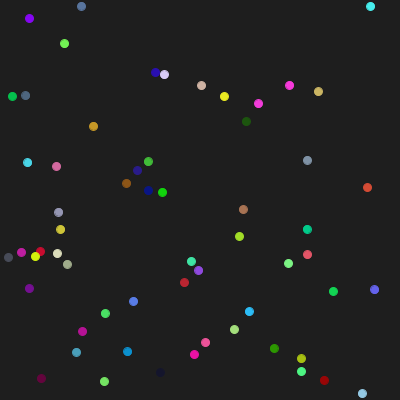
Frame 1 (no input)
Frame 60 (the mouse pressed at the canvas centre just before this capture): identical to frame 1, image omitted
Frame 120 (the mouse held since frame 60 and released just before this capture): identical to frame 1, image omitted

The Processing sketch that drew this single still picture (run headless with seeded random() and noise(); from frame 60 on, the mouse is pressed at the canvas centre):

// Processing sketch: boid
// ── boid.pde
class Vec2{
  Vec2(float inx, float iny){
    x = inx;
    y = iny;
  }
  float x;
  float y;
}

class Bird{
  Bird(Vec2 inPos, Vec2 inVel, int inR, int inG, int inB){
    position = inPos;
    velocity = inVel;
    r = inR;
    g = inG;
    b = inB;
  }
  Vec2 position;
  Vec2 velocity;
  int r, g, b;
}

int windowX=400, windowY = 400;
int numOfBird = 60;
boolean startFlag = false;
Bird[] birds;

void rule1(int index)
{
  Vec2 center = new Vec2(0,0);
  for(int i =0; i != numOfBird;i++){
    if(i != index)
    {
      center.x += birds[i].position.x;
      center.y += birds[i].position.y;
    }
  }
  center.x /= numOfBird -1;
  center.y /= numOfBird -1;
  
  birds[index].velocity.x += (center.x - birds[index].position.x)/100;
  birds[index].velocity.y += (center.y - birds[index].position.y)/100;
}

void rule2(int index)
{
  for(int i=0; i != numOfBird; i++)
  {
    if(i != index)
    {
      Vec2 distVec = new Vec2(birds[i].position.x - birds[index].position.x, birds[i].position.y - birds[index].position.y);
      float distance = sqrt(distVec.x * distVec.x + distVec.y * distVec.y);
      if(distance < 10)
      {
        birds[index].velocity.x -= birds[i].position.x - birds[index].position.x;
        birds[index].velocity.y -= birds[i].position.y - birds[index].position.y;
      }
    }
  }
}

void rule3(int index)
{
  Vec2 meanVel = new Vec2(0, 0);
  for(int i=0; i != numOfBird; i++)
  {
    if(i != index)
    {
      meanVel.x += birds[i].velocity.x;
      meanVel.y += birds[i].velocity.y;
    }
  }
  meanVel.x /= numOfBird -1;
  meanVel.y /= numOfBird -1;
  
  birds[index].velocity.x += (meanVel.x - birds[index].velocity.x) / 4;
  birds[index].velocity.y += (meanVel.y - birds[index].velocity.y) / 4;
  
}

void updatePosition(){
  for(int i=0; i != numOfBird; i++){
    rule1(i);
    rule2(i);
    rule3(i);
    
    Vec2 pos = birds[i].position;
    Vec2 vel = birds[i].velocity;
    
    float speed = sqrt(vel.x * vel.x + vel.y + vel.y);
    if(speed >= 7){
      float r = 7 / speed;
      birds[i].velocity.x *= r;
      birds[i].velocity.y *= r;

  }
    
    if(pos.x < 0 && vel.x < 0 || pos.x > windowX && vel.x > 0)
      birds[i].velocity.x *= -1;
    if(pos.y < 0 && vel.y < 0 || pos.y > windowY && vel.y > 0)
      birds[i].velocity.y *= -1;
      
    birds[i].position.x += birds[i].velocity.x;
    birds[i].position.y += birds[i].velocity.y;
  }
}

void setup(){
  size(400, 400);
  birds = new Bird[numOfBird];
  for(int i =0; i != numOfBird; i++){
    Vec2 position = new Vec2(random(windowX),random(windowY));
    Vec2 velocity = new Vec2(0,0);
    int r = (int)random(255);
    int g = (int)random(255);
    int b = (int)random(255);
    birds[i] = new Bird(position, velocity, r, g, b);
  }
}

void draw(){
  background(30);
    
  for(int i = 0; i != numOfBird; i++){
    stroke(birds[i].r, birds[i].g, birds[i].b);
    fill(birds[i].r, birds[i].g, birds[i].b);
    ellipse(birds[i].position.x, birds[i].position.y, 8,8);
  }

  if(!startFlag)
    return;
  updatePosition();
}

void keyPressed(){
  if(key == 'S' || key == 's')
    startFlag = true;
}
